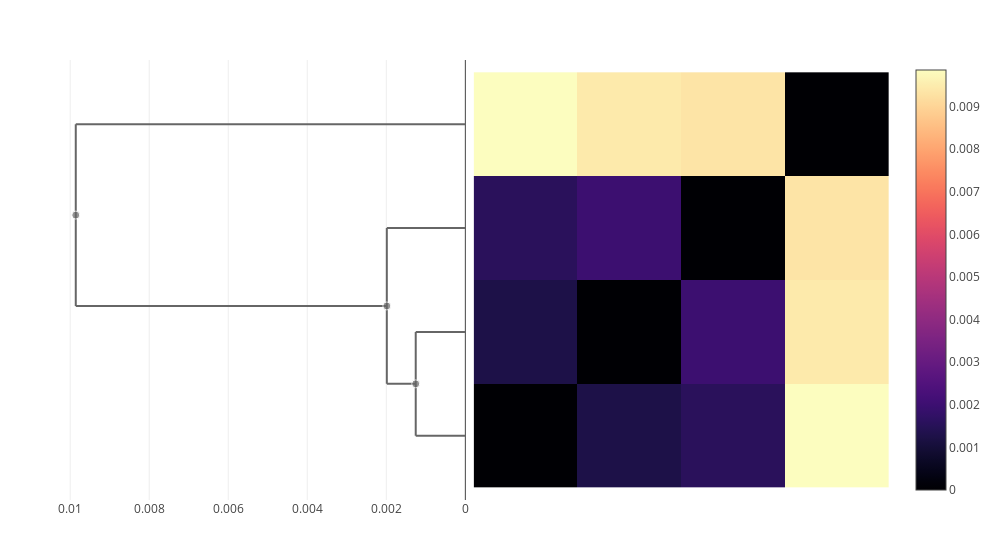

The notebook cell saved with this chart:
### Code cell
let taxon = "griseus"
    trees[taxon] = cluster_annotate(cdata, taxon)
    plot(clustermap(cdata, trees[taxon]))
end

### Figure 1 — Plotly figure (JSON) as saved in the notebook; plotly's stock layout.template omitted (floating-point values rounded to 4 significant figures; data arrays with more than 128 entries replaced by an {"elided": "..."} marker saying what was removed)
{"data": [{"colorscale": {"elided": "256x2 mixed values"}, "type": "heatmap", "x": [0.5, 1.5, 2.5, 3.5, 4.5], "y": [0.5, 1.5, 2.5, 3.5, 4.5], "z": [[0, 0.001255, 0.001569, 0.009859], [0.001255, 0, 0.001987, 0.009445], [0.001569, 0.001987, 0, 0.009343], [0.009859, 0.009445, 0.009343, 0]]}, {"hoverinfo": "skip", "line": {"color": "#666666"}, "mode": "lines", "showlegend": false, "type": "scatter", "x": [0.009859, 0.009859, null, 0.009859, 0.001987, null, 0.009859, 0, null], "xaxis": "x2", "y": [2.25, 4, null, 2.25, 2.25, null, 4, 4, null], "yaxis": "y"}, {"hoverinfo": "skip", "line": {"color": "#666666"}, "mode": "lines", "showlegend": false, "type": "scatter", "x": [0.001255, 0.001255, null, 0.001255, 0, null, 0.001255, 0, null], "xaxis": "x2", "y": [1, 2, null, 1, 1, null, 2, 2, null], "yaxis": "y"}, {"hoverinfo": "skip", "line": {"color": "#666666"}, "mode": "lines", "showlegend": false, "type": "scatter", "x": [0.001987, 0.001987, null, 0.001987, 0.001255, null, 0.001987, 0, null], "xaxis": "x2", "y": [1.5, 3, null, 1.5, 1.5, null, 3, 3, null], "yaxis": "y"}, {"customdata": [[7, 4], [5, 2], [6, 3]], "hovertemplate": "ID: %{customdata[0]}<br>\nHeight: %{x:.3f}<br>\nGenome count: %{customdata[1]}\n\n<extra></extra>", "marker": {"color": "#666666", "size": [8, 8, 8]}, "mode": "markers", "showlegend": false, "type": "scatter", "x": [0.009859, 0.001255, 0.001987], "xaxis": "x2", "y": [3.125, 1.5, 2.25], "yaxis": "y"}, {"hovertemplate": "%{text} <br>\n%{x}\n<extra></extra>\n", "marker": {"color": "green", "line": {"color": "green", "width": 1}, "symbol": "line-ns"}, "mode": "markers", "text": [], "type": "scatter", "x": [], "xaxis": "x2", "y": [-1, -1, -1, -1, -1, -1, -1, -1, -1, -1, -1, -1, -1, -1, -1, -1, -1, -1, -1, -1, -1, -1, -1, -1, -1, -1, -1, -1, -1, -1, -1, -1, -1, -1]}], "layout": {"height": 550, "hovermode": "closest", "margin": {"b": 50, "l": 50, "r": 50, "t": 60}, "showlegend": false, "width": 1000, "xaxis": {"autorange": true, "domain": [0.505, 1], "range": [0.5, 4.5], "scaleanchor": "y", "type": "linear", "visible": false}, "xaxis2": {"autorange": true, "domain": [0, 0.495], "range": [0.01051, 0], "rangemode": "nonnegative", "showspikes": true, "spikedash": "solid", "spikemode": "across", "spikethickness": 1, "type": "linear"}, "yaxis": {"autorange": true, "domain": [0, 1], "range": [0.3813, 4.619], "scaleanchor": "x", "type": "linear", "visible": false}}}
